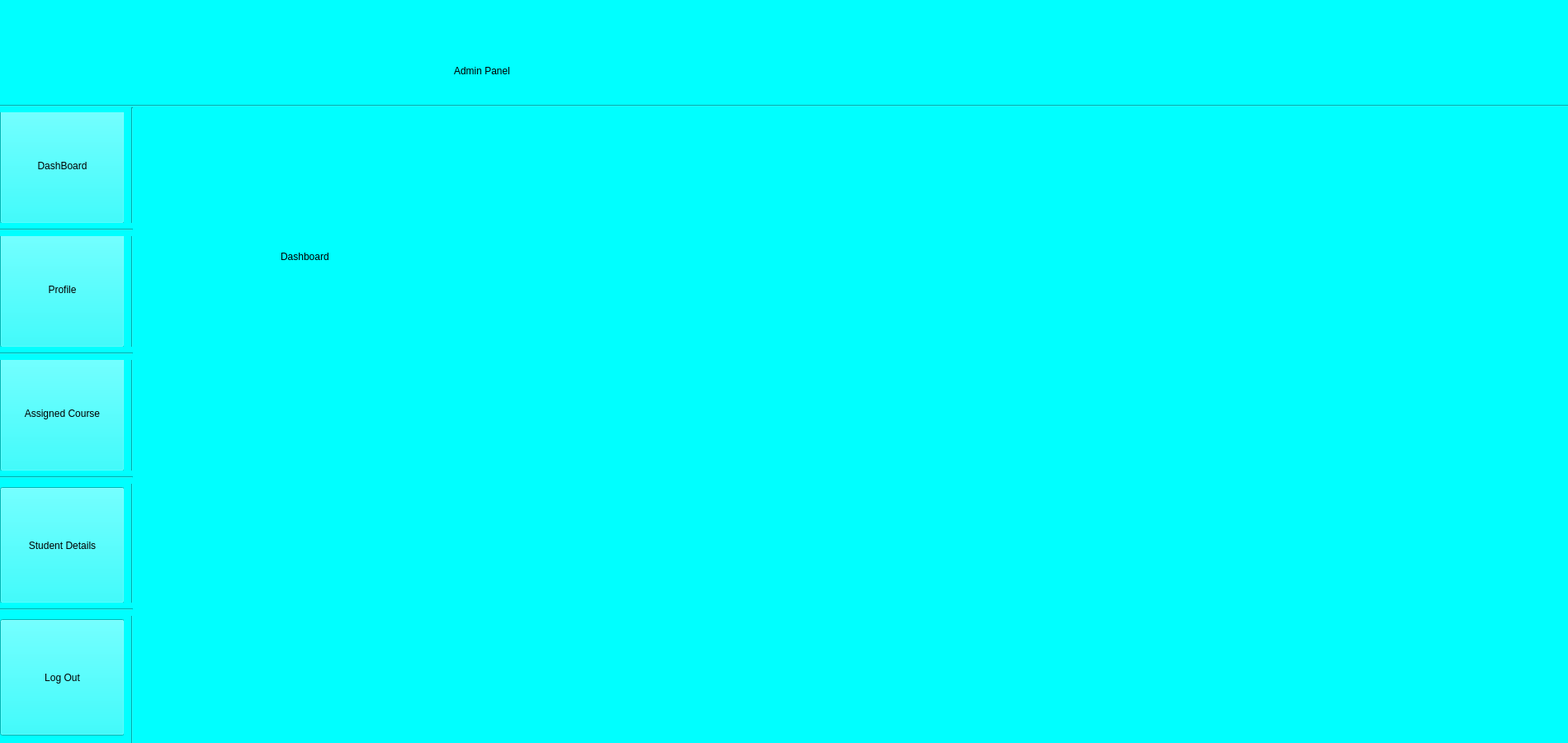
<?xml version="1.0" encoding="UTF-8"?>
<ui version="4.0">
 <class>UMS</class>
 <widget class="QMainWindow" name="UMS">
  <property name="enabled">
   <bool>true</bool>
  </property>
  <property name="geometry">
   <rect>
    <x>0</x>
    <y>0</y>
    <width>1900</width>
    <height>900</height>
   </rect>
  </property>
  <property name="windowTitle">
   <string>UMS</string>
  </property>
  <widget class="QWidget" name="centralwidget">
   <property name="maximumSize">
    <size>
     <width>16777215</width>
     <height>900</height>
    </size>
   </property>
   <property name="styleSheet">
    <string notr="true"/>
   </property>
   <widget class="QStackedWidget" name="stackedWidget">
    <property name="geometry">
     <rect>
      <x>0</x>
      <y>0</y>
      <width>1900</width>
      <height>900</height>
     </rect>
    </property>
    <property name="styleSheet">
     <string notr="true">background-color: rgb(0, 255, 255);</string>
    </property>
    <property name="currentIndex">
     <number>3</number>
    </property>
    <widget class="QWidget" name="page">
     <widget class="QLabel" name="label">
      <property name="geometry">
       <rect>
        <x>550</x>
        <y>80</y>
        <width>651</width>
        <height>81</height>
       </rect>
      </property>
      <property name="styleSheet">
       <string notr="true">font: 18pt &quot;Centaur&quot;;</string>
      </property>
      <property name="text">
       <string>Shanto Mariam University of Creative Technology </string>
      </property>
     </widget>
     <widget class="QPushButton" name="pushButton">
      <property name="geometry">
       <rect>
        <x>670</x>
        <y>230</y>
        <width>191</width>
        <height>41</height>
       </rect>
      </property>
      <property name="styleSheet">
       <string notr="true">color: rgb(0, 85, 255);
background-color: rgb(225, 225, 225);</string>
      </property>
      <property name="text">
       <string>Administration Log In</string>
      </property>
     </widget>
     <widget class="QPushButton" name="pushButton_2">
      <property name="geometry">
       <rect>
        <x>670</x>
        <y>310</y>
        <width>191</width>
        <height>41</height>
       </rect>
      </property>
      <property name="styleSheet">
       <string notr="true">color: rgb(0, 85, 255);
background-color: rgb(225, 225, 225);</string>
      </property>
      <property name="text">
       <string>Student Log In</string>
      </property>
     </widget>
     <widget class="QPushButton" name="pushButton_3">
      <property name="geometry">
       <rect>
        <x>670</x>
        <y>380</y>
        <width>191</width>
        <height>41</height>
       </rect>
      </property>
      <property name="styleSheet">
       <string notr="true">color: rgb(255, 0, 0);
background-color: rgb(225, 225, 225);</string>
      </property>
      <property name="text">
       <string>Exit</string>
      </property>
     </widget>
     <widget class="QGraphicsView" name="graphicsView">
      <property name="geometry">
       <rect>
        <x>610</x>
        <y>190</y>
        <width>301</width>
        <height>341</height>
       </rect>
      </property>
      <property name="styleSheet">
       <string notr="true">background-color: rgb(255, 255, 255);</string>
      </property>
     </widget>
     <zorder>graphicsView</zorder>
     <zorder>label</zorder>
     <zorder>pushButton</zorder>
     <zorder>pushButton_2</zorder>
     <zorder>pushButton_3</zorder>
    </widget>
    <widget class="QWidget" name="page_2">
     <widget class="QLabel" name="label_2">
      <property name="geometry">
       <rect>
        <x>720</x>
        <y>50</y>
        <width>281</width>
        <height>71</height>
       </rect>
      </property>
      <property name="styleSheet">
       <string notr="true">font: 75 18pt &quot;MS Shell Dlg 2&quot;;</string>
      </property>
      <property name="text">
       <string>Administration Portal</string>
      </property>
     </widget>
     <widget class="QLineEdit" name="lineEdit">
      <property name="geometry">
       <rect>
        <x>740</x>
        <y>170</y>
        <width>261</width>
        <height>31</height>
       </rect>
      </property>
      <property name="whatsThis">
       <string>&lt;html&gt;&lt;head/&gt;&lt;body&gt;&lt;p&gt;Enter User name&lt;/p&gt;&lt;/body&gt;&lt;/html&gt;</string>
      </property>
      <property name="styleSheet">
       <string notr="true">background-color: rgb(255, 255, 255);</string>
      </property>
      <property name="text">
       <string/>
      </property>
     </widget>
     <widget class="QLabel" name="label_3">
      <property name="geometry">
       <rect>
        <x>660</x>
        <y>150</y>
        <width>81</width>
        <height>71</height>
       </rect>
      </property>
      <property name="styleSheet">
       <string notr="true">font: 75 8pt &quot;MS Shell Dlg 2&quot;;
background-color: rgb(255, 255, 255);</string>
      </property>
      <property name="text">
       <string>Username :</string>
      </property>
     </widget>
     <widget class="QGraphicsView" name="graphicsView_2">
      <property name="geometry">
       <rect>
        <x>610</x>
        <y>130</y>
        <width>441</width>
        <height>251</height>
       </rect>
      </property>
      <property name="styleSheet">
       <string notr="true">background-color: rgb(255, 255, 255);</string>
      </property>
     </widget>
     <widget class="QLabel" name="label_4">
      <property name="geometry">
       <rect>
        <x>660</x>
        <y>200</y>
        <width>81</width>
        <height>71</height>
       </rect>
      </property>
      <property name="styleSheet">
       <string notr="true">font: 75 8pt &quot;MS Shell Dlg 2&quot;;
background-color: rgb(255, 255, 255);</string>
      </property>
      <property name="text">
       <string>Password : </string>
      </property>
     </widget>
     <widget class="QLineEdit" name="lineEdit_2">
      <property name="geometry">
       <rect>
        <x>740</x>
        <y>220</y>
        <width>261</width>
        <height>31</height>
       </rect>
      </property>
      <property name="styleSheet">
       <string notr="true">background-color: rgb(255, 255, 255);</string>
      </property>
      <property name="text">
       <string/>
      </property>
     </widget>
     <widget class="QPushButton" name="pushButton_4">
      <property name="geometry">
       <rect>
        <x>800</x>
        <y>280</y>
        <width>93</width>
        <height>28</height>
       </rect>
      </property>
      <property name="styleSheet">
       <string notr="true">background-color: rgb(225, 225, 225);</string>
      </property>
      <property name="text">
       <string>Log In</string>
      </property>
     </widget>
     <widget class="QPushButton" name="pushButton_7">
      <property name="geometry">
       <rect>
        <x>800</x>
        <y>330</y>
        <width>93</width>
        <height>28</height>
       </rect>
      </property>
      <property name="styleSheet">
       <string notr="true">color: rgb(255, 0, 0);
background-color: rgb(225, 225, 225);</string>
      </property>
      <property name="text">
       <string>Back</string>
      </property>
     </widget>
     <zorder>graphicsView_2</zorder>
     <zorder>label_2</zorder>
     <zorder>label_3</zorder>
     <zorder>lineEdit</zorder>
     <zorder>label_4</zorder>
     <zorder>lineEdit_2</zorder>
     <zorder>pushButton_4</zorder>
     <zorder>pushButton_7</zorder>
    </widget>
    <widget class="QWidget" name="page_3">
     <widget class="QLabel" name="label_5">
      <property name="geometry">
       <rect>
        <x>450</x>
        <y>30</y>
        <width>281</width>
        <height>71</height>
       </rect>
      </property>
      <property name="styleSheet">
       <string notr="true">font: 75 18pt &quot;MS Shell Dlg 2&quot;;</string>
      </property>
      <property name="text">
       <string>Student Portal</string>
      </property>
     </widget>
     <widget class="QGraphicsView" name="graphicsView_3">
      <property name="geometry">
       <rect>
        <x>340</x>
        <y>120</y>
        <width>441</width>
        <height>251</height>
       </rect>
      </property>
      <property name="styleSheet">
       <string notr="true">background-color: rgb(255, 255, 255);</string>
      </property>
     </widget>
     <widget class="QLineEdit" name="lineEdit_3">
      <property name="geometry">
       <rect>
        <x>480</x>
        <y>170</y>
        <width>261</width>
        <height>31</height>
       </rect>
      </property>
      <property name="styleSheet">
       <string notr="true">background-color: rgb(255, 255, 255);</string>
      </property>
      <property name="text">
       <string/>
      </property>
     </widget>
     <widget class="QLabel" name="label_6">
      <property name="geometry">
       <rect>
        <x>390</x>
        <y>150</y>
        <width>81</width>
        <height>71</height>
       </rect>
      </property>
      <property name="styleSheet">
       <string notr="true">font: 75 8pt &quot;MS Shell Dlg 2&quot;;
background-color: rgb(255, 255, 255);</string>
      </property>
      <property name="text">
       <string>Username :</string>
      </property>
     </widget>
     <widget class="QLabel" name="label_7">
      <property name="geometry">
       <rect>
        <x>390</x>
        <y>210</y>
        <width>81</width>
        <height>71</height>
       </rect>
      </property>
      <property name="styleSheet">
       <string notr="true">font: 75 8pt &quot;MS Shell Dlg 2&quot;;
background-color: rgb(255, 255, 255);</string>
      </property>
      <property name="text">
       <string>Password : </string>
      </property>
     </widget>
     <widget class="QLineEdit" name="lineEdit_4">
      <property name="geometry">
       <rect>
        <x>480</x>
        <y>230</y>
        <width>261</width>
        <height>31</height>
       </rect>
      </property>
      <property name="styleSheet">
       <string notr="true">background-color: rgb(255, 255, 255);</string>
      </property>
      <property name="text">
       <string/>
      </property>
     </widget>
     <widget class="QPushButton" name="pushButton_5">
      <property name="geometry">
       <rect>
        <x>530</x>
        <y>290</y>
        <width>93</width>
        <height>28</height>
       </rect>
      </property>
      <property name="styleSheet">
       <string notr="true">background-color: rgb(225, 225, 225);</string>
      </property>
      <property name="text">
       <string>Log In</string>
      </property>
     </widget>
     <widget class="QPushButton" name="pushButton_6">
      <property name="geometry">
       <rect>
        <x>530</x>
        <y>330</y>
        <width>93</width>
        <height>28</height>
       </rect>
      </property>
      <property name="styleSheet">
       <string notr="true">color: rgb(255, 0, 0);
background-color: rgb(225, 225, 225);</string>
      </property>
      <property name="text">
       <string>Back</string>
      </property>
     </widget>
    </widget>
    <widget class="QWidget" name="page_4">
     <widget class="QLabel" name="label_8">
      <property name="geometry">
       <rect>
        <x>550</x>
        <y>-20</y>
        <width>511</width>
        <height>211</height>
       </rect>
      </property>
      <property name="styleSheet">
       <string notr="true">font: 48pt &quot;MS Shell Dlg 2&quot;;</string>
      </property>
      <property name="text">
       <string>Admin Panel</string>
      </property>
     </widget>
     <widget class="QPushButton" name="AddStudent">
      <property name="geometry">
       <rect>
        <x>0</x>
        <y>590</y>
        <width>151</width>
        <height>141</height>
       </rect>
      </property>
      <property name="text">
       <string>Student Details</string>
      </property>
     </widget>
     <widget class="QPushButton" name="Logut_1">
      <property name="geometry">
       <rect>
        <x>0</x>
        <y>750</y>
        <width>151</width>
        <height>141</height>
       </rect>
      </property>
      <property name="text">
       <string>Log Out</string>
      </property>
     </widget>
     <widget class="Line" name="line_7">
      <property name="geometry">
       <rect>
        <x>0</x>
        <y>420</y>
        <width>161</width>
        <height>16</height>
       </rect>
      </property>
      <property name="orientation">
       <enum>Qt::Horizontal</enum>
      </property>
     </widget>
     <widget class="QPushButton" name="pushButton_14">
      <property name="geometry">
       <rect>
        <x>0</x>
        <y>280</y>
        <width>151</width>
        <height>141</height>
       </rect>
      </property>
      <property name="text">
       <string>Profile</string>
      </property>
     </widget>
     <widget class="Line" name="line_8">
      <property name="geometry">
       <rect>
        <x>150</x>
        <y>130</y>
        <width>21</width>
        <height>771</height>
       </rect>
      </property>
      <property name="orientation">
       <enum>Qt::Vertical</enum>
      </property>
     </widget>
     <widget class="Line" name="line_9">
      <property name="geometry">
       <rect>
        <x>0</x>
        <y>120</y>
        <width>1901</width>
        <height>16</height>
       </rect>
      </property>
      <property name="orientation">
       <enum>Qt::Horizontal</enum>
      </property>
     </widget>
     <widget class="Line" name="line_10">
      <property name="geometry">
       <rect>
        <x>0</x>
        <y>270</y>
        <width>161</width>
        <height>16</height>
       </rect>
      </property>
      <property name="orientation">
       <enum>Qt::Horizontal</enum>
      </property>
     </widget>
     <widget class="Line" name="line_11">
      <property name="geometry">
       <rect>
        <x>0</x>
        <y>730</y>
        <width>161</width>
        <height>16</height>
       </rect>
      </property>
      <property name="orientation">
       <enum>Qt::Horizontal</enum>
      </property>
     </widget>
     <widget class="QPushButton" name="Dashboard_Admin">
      <property name="geometry">
       <rect>
        <x>0</x>
        <y>130</y>
        <width>151</width>
        <height>141</height>
       </rect>
      </property>
      <property name="text">
       <string>DashBoard</string>
      </property>
     </widget>
     <widget class="Line" name="line_12">
      <property name="geometry">
       <rect>
        <x>0</x>
        <y>570</y>
        <width>161</width>
        <height>16</height>
       </rect>
      </property>
      <property name="orientation">
       <enum>Qt::Horizontal</enum>
      </property>
     </widget>
     <widget class="QPushButton" name="pushButton_17">
      <property name="geometry">
       <rect>
        <x>0</x>
        <y>430</y>
        <width>151</width>
        <height>141</height>
       </rect>
      </property>
      <property name="text">
       <string>Assigned Course</string>
      </property>
     </widget>
     <widget class="QStackedWidget" name="stackedWidget_2">
      <property name="geometry">
       <rect>
        <x>170</x>
        <y>130</y>
        <width>1731</width>
        <height>771</height>
       </rect>
      </property>
      <widget class="QWidget" name="page_6">
       <widget class="QLabel" name="label_10">
        <property name="geometry">
         <rect>
          <x>170</x>
          <y>100</y>
          <width>521</width>
          <height>161</height>
         </rect>
        </property>
        <property name="text">
         <string>Dashboard</string>
        </property>
       </widget>
      </widget>
      <widget class="QWidget" name="page_7">
       <widget class="QLabel" name="label_11">
        <property name="geometry">
         <rect>
          <x>250</x>
          <y>160</y>
          <width>55</width>
          <height>16</height>
         </rect>
        </property>
        <property name="text">
         <string>Profile</string>
        </property>
       </widget>
      </widget>
     </widget>
     <zorder>label_8</zorder>
     <zorder>AddStudent</zorder>
     <zorder>pushButton_14</zorder>
     <zorder>pushButton_17</zorder>
     <zorder>Dashboard_Admin</zorder>
     <zorder>line_9</zorder>
     <zorder>Logut_1</zorder>
     <zorder>line_8</zorder>
     <zorder>line_10</zorder>
     <zorder>line_7</zorder>
     <zorder>line_12</zorder>
     <zorder>line_11</zorder>
     <zorder>stackedWidget_2</zorder>
    </widget>
    <widget class="QWidget" name="page_5">
     <widget class="QLabel" name="label_9">
      <property name="geometry">
       <rect>
        <x>500</x>
        <y>-20</y>
        <width>561</width>
        <height>211</height>
       </rect>
      </property>
      <property name="styleSheet">
       <string notr="true">font: 48pt &quot;MS Shell Dlg 2&quot;;</string>
      </property>
      <property name="text">
       <string>Student Panel</string>
      </property>
     </widget>
     <widget class="Line" name="line">
      <property name="geometry">
       <rect>
        <x>0</x>
        <y>120</y>
        <width>1901</width>
        <height>16</height>
       </rect>
      </property>
      <property name="orientation">
       <enum>Qt::Horizontal</enum>
      </property>
     </widget>
     <widget class="Line" name="line_2">
      <property name="geometry">
       <rect>
        <x>150</x>
        <y>130</y>
        <width>21</width>
        <height>771</height>
       </rect>
      </property>
      <property name="orientation">
       <enum>Qt::Vertical</enum>
      </property>
     </widget>
     <widget class="Line" name="line_3">
      <property name="geometry">
       <rect>
        <x>0</x>
        <y>280</y>
        <width>151</width>
        <height>16</height>
       </rect>
      </property>
      <property name="orientation">
       <enum>Qt::Horizontal</enum>
      </property>
     </widget>
     <widget class="Line" name="line_4">
      <property name="geometry">
       <rect>
        <x>0</x>
        <y>440</y>
        <width>151</width>
        <height>16</height>
       </rect>
      </property>
      <property name="orientation">
       <enum>Qt::Horizontal</enum>
      </property>
     </widget>
     <widget class="QPushButton" name="Dashboard_Student">
      <property name="geometry">
       <rect>
        <x>0</x>
        <y>140</y>
        <width>151</width>
        <height>141</height>
       </rect>
      </property>
      <property name="text">
       <string>Dashboard</string>
      </property>
     </widget>
     <widget class="QPushButton" name="pushButton_9">
      <property name="geometry">
       <rect>
        <x>0</x>
        <y>300</y>
        <width>151</width>
        <height>141</height>
       </rect>
      </property>
      <property name="text">
       <string>Profile</string>
      </property>
     </widget>
     <widget class="QPushButton" name="pushButton_10">
      <property name="geometry">
       <rect>
        <x>0</x>
        <y>450</y>
        <width>151</width>
        <height>141</height>
       </rect>
      </property>
      <property name="text">
       <string>Semester Result</string>
      </property>
     </widget>
     <widget class="QPushButton" name="pushButton_11">
      <property name="geometry">
       <rect>
        <x>0</x>
        <y>600</y>
        <width>151</width>
        <height>141</height>
       </rect>
      </property>
      <property name="text">
       <string>Registered Course</string>
      </property>
     </widget>
     <widget class="Line" name="line_5">
      <property name="geometry">
       <rect>
        <x>0</x>
        <y>590</y>
        <width>151</width>
        <height>16</height>
       </rect>
      </property>
      <property name="orientation">
       <enum>Qt::Horizontal</enum>
      </property>
     </widget>
     <widget class="QPushButton" name="pushButton_12">
      <property name="geometry">
       <rect>
        <x>0</x>
        <y>750</y>
        <width>151</width>
        <height>141</height>
       </rect>
      </property>
      <property name="text">
       <string>Log Out</string>
      </property>
     </widget>
     <widget class="Line" name="line_6">
      <property name="geometry">
       <rect>
        <x>0</x>
        <y>740</y>
        <width>151</width>
        <height>16</height>
       </rect>
      </property>
      <property name="orientation">
       <enum>Qt::Horizontal</enum>
      </property>
     </widget>
    </widget>
   </widget>
  </widget>
 </widget>
 <resources/>
 <connections/>
</ui>
